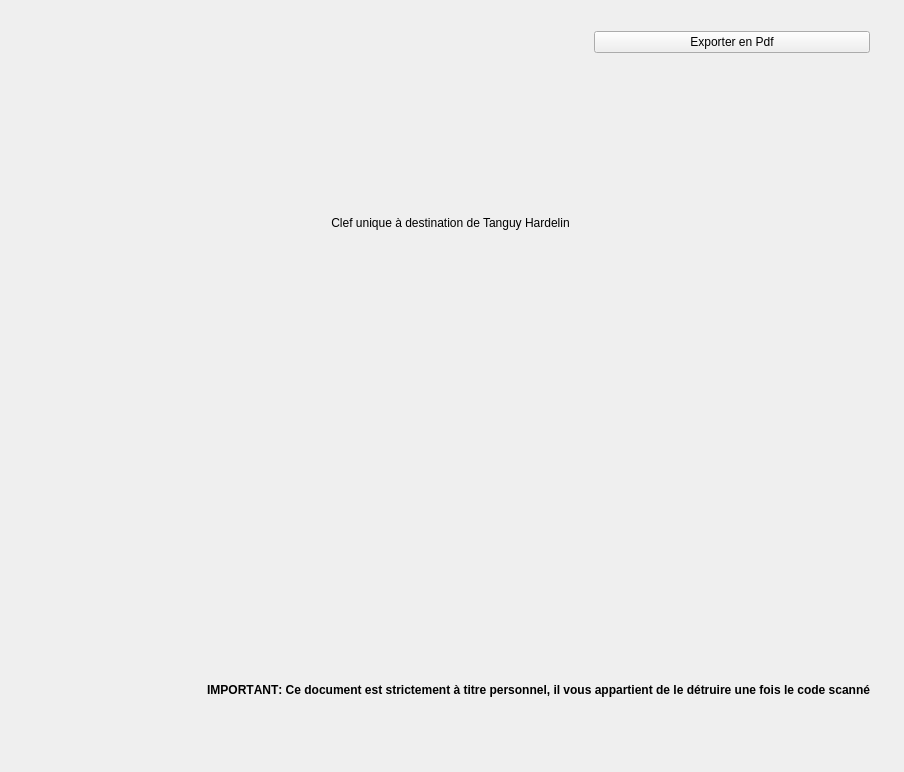
<?xml version="1.0" encoding="UTF-8"?>
<ui version="4.0">
 <class>QrCode</class>
 <widget class="QWidget" name="Generation_QrCode">
  <property name="geometry">
   <rect>
    <x>0</x>
    <y>0</y>
    <width>904</width>
    <height>772</height>
   </rect>
  </property>
  <property name="windowTitle">
   <string>Generation_QrCode</string>
  </property>
  <widget class="QWidget" name="gridLayoutWidget">
   <property name="geometry">
    <rect>
     <x>20</x>
     <y>20</y>
     <width>861</width>
     <height>711</height>
    </rect>
   </property>
   <layout class="QGridLayout" name="global">
    <item row="6" column="0">
     <widget class="QLabel" name="label_5">
      <property name="text">
       <string/>
      </property>
     </widget>
    </item>
    <item row="3" column="0" colspan="6">
     <widget class="QLabel" name="nom_utilisateur">
      <property name="text">
       <string>Clef unique à destination de Tanguy Hardelin</string>
      </property>
      <property name="alignment">
       <set>Qt::AlignCenter</set>
      </property>
     </widget>
    </item>
    <item row="4" column="1" rowspan="5" colspan="4">
     <widget class="QWidget" name="zone_QrCode" native="true">
      <layout class="QGridLayout" name="QrCode_2"/>
     </widget>
    </item>
    <item row="1" column="0" colspan="6">
     <widget class="QLabel" name="label">
      <property name="text">
       <string/>
      </property>
     </widget>
    </item>
    <item row="0" column="0" colspan="2">
     <widget class="QLabel" name="label_2">
      <property name="text">
       <string/>
      </property>
     </widget>
    </item>
    <item row="7" column="0">
     <widget class="QLabel" name="label_8">
      <property name="text">
       <string/>
      </property>
     </widget>
    </item>
    <item row="9" column="0">
     <widget class="QLabel" name="label_10">
      <property name="text">
       <string/>
      </property>
     </widget>
    </item>
    <item row="2" column="0" colspan="2">
     <widget class="QLabel" name="logo_entreprise">
      <property name="text">
       <string/>
      </property>
     </widget>
    </item>
    <item row="8" column="0">
     <widget class="QLabel" name="label_9">
      <property name="text">
       <string/>
      </property>
     </widget>
    </item>
    <item row="0" column="3">
     <widget class="QLabel" name="label_6">
      <property name="text">
       <string/>
      </property>
     </widget>
    </item>
    <item row="0" column="2">
     <widget class="QLabel" name="label_7">
      <property name="text">
       <string/>
      </property>
     </widget>
    </item>
    <item row="4" column="0">
     <widget class="QLabel" name="label_3">
      <property name="text">
       <string/>
      </property>
     </widget>
    </item>
    <item row="0" column="4" colspan="2">
     <widget class="QPushButton" name="pushButton_3">
      <property name="text">
       <string>Exporter en Pdf</string>
      </property>
     </widget>
    </item>
    <item row="5" column="0">
     <widget class="QLabel" name="label_4">
      <property name="text">
       <string/>
      </property>
     </widget>
    </item>
    <item row="2" column="2" colspan="4">
     <widget class="QLabel" name="nom_entreprise">
      <property name="text">
       <string/>
      </property>
     </widget>
    </item>
    <item row="10" column="0" colspan="6">
     <widget class="QLabel" name="label_12">
      <property name="font">
       <font>
        <weight>75</weight>
        <bold>true</bold>
        <kerning>false</kerning>
       </font>
      </property>
      <property name="text">
       <string>IMPORTANT: Ce document est strictement à titre personnel, il vous appartient de le détruire une fois le code scanné</string>
      </property>
      <property name="alignment">
       <set>Qt::AlignRight|Qt::AlignTrailing|Qt::AlignVCenter</set>
      </property>
     </widget>
    </item>
   </layout>
  </widget>
 </widget>
 <layoutdefault spacing="6" margin="11"/>
 <resources/>
 <connections/>
</ui>
